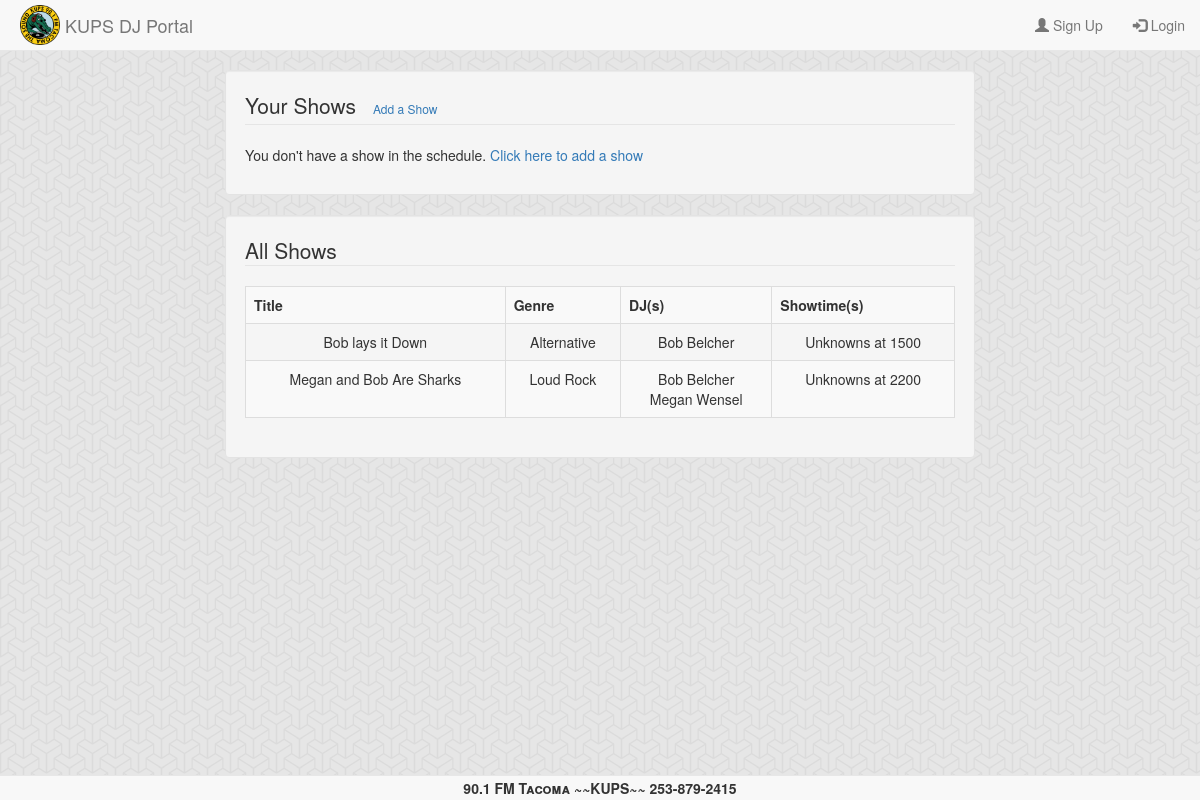
Page /manage-shows.php on the earlier database version.
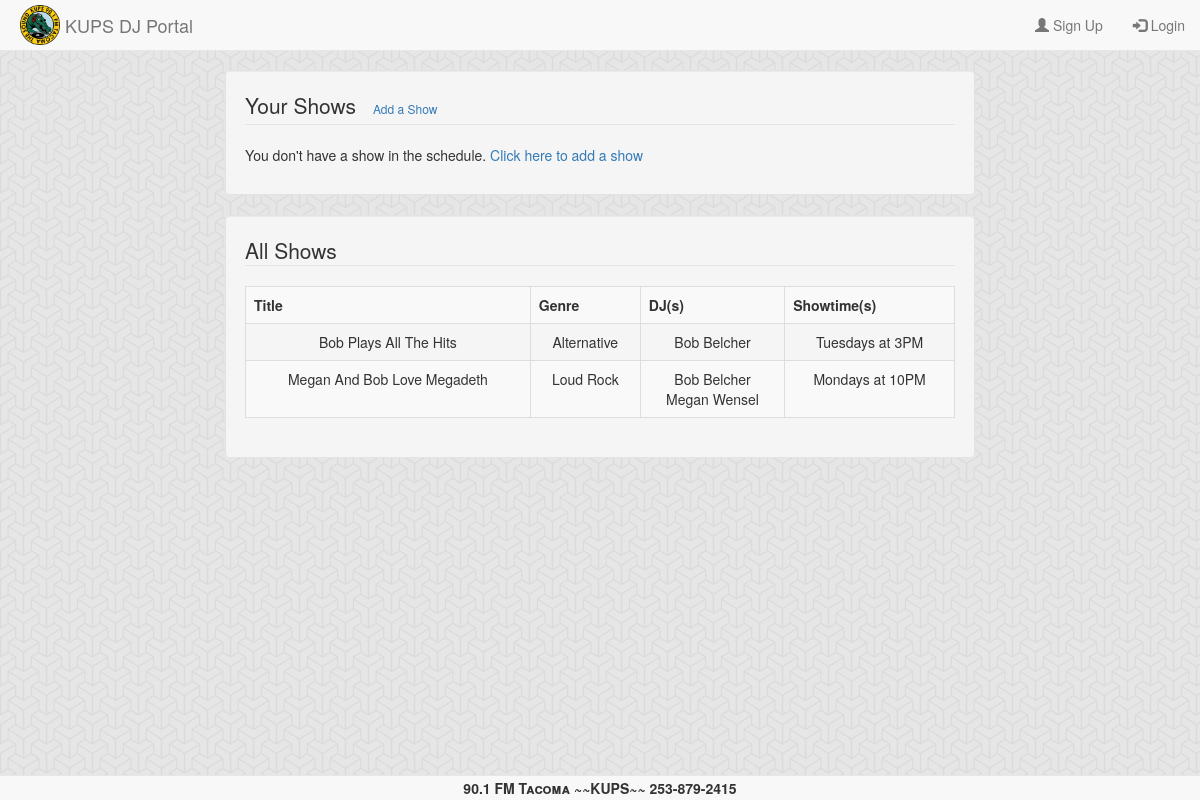
Same page on the later database version.
### tables this page shows
CREATE TABLE IF NOT EXISTS radioShow (
	showid INT NOT NULL,
	genre VARCHAR(20),
	title VARCHAR(40),
	PRIMARY KEY (showid)
);

CREATE TABLE IF NOT EXISTS dj (
	email VARCHAR(30),
	showid INT,
	PRIMARY KEY (email, showid),
	FOREIGN KEY (email) REFERENCES user(email)
		ON DELETE CASCADE,
	FOREIGN KEY (showid) REFERENCES radioShow(showid)
		ON DELETE CASCADE
);

CREATE TABLE IF NOT EXISTS user (
	name VARCHAR(20) NOT NULL,
	admin TINYINT(2) DEFAULT 0,
	password VARCHAR(20) NOT NULL,
	email VARCHAR(30) NOT NULL,
	PRIMARY KEY (email)
);

CREATE TABLE IF NOT EXISTS showInstance (
	showid INT,
	weekday VARCHAR(10),
	time VARCHAR(10),
	PRIMARY KEY (showid, weekday, time),
	FOREIGN KEY (showid) REFERENCES radioShow(showid)
		ON DELETE CASCADE
);

### _session.php (called while the page is built, shortened)
<?php
if (isset($_SESSION["loggedin"])) {
	$loggedin = true;
}
else {
	$loggedin = false;
}
?>

### _helpers.php (called while the page is built, shortened)
<?php
function get_genre($shortform) {
	if ($shortform == 'alt') {
		return "Alternative";
	}
	else if ($shortform == 'hip') {
		return "Hip Hop";
	}
	else if ($shortform == 'loud') {
		return "Loud Rock";
	}
}
function get_weekday($shortform) {
	if ($shortform == 'Mon') {
		return "Monday";
	}
	else if ($shortform == 'Tue') {
		return "Tuesday";
	}
	else if ($shortform == 'Wed') {
		return "Wednesday";
	}
	else if ($shortform == 'Thu') {
		return "Thursday";
	}
	else if ($shortform == 'Fri') {
		return "Friday";
	}
	else if ($shortform == 'Sat') {
		return "Saturday";
	}
	else if ($shortform == 'Sun') {
		return "Sunday";
	}
	else {
		return "Unknown";
	}
}
?>

### _display-shows.php (the view, shortened to what this page needs)
<div class="well">
	<legend>All Shows</legend>
	<table class="table table-bordered table-striped" border="1">
	<tbody align="center">
	<tr><th>Title</th><th>Genre</th><th>DJ(s)</th><th>Showtime(s)</th>
	<?php if ($isAdmin) {
	echo "</tr>";
	$shows = $db -> query ("SELECT * FROM radioShow ORDER BY genre, showid");
	foreach ($shows as $show)
	{
		$showid = $show['showid'];
		$title = $show['title'];
		$genre = get_genre($show['genre']);
		echo "<td>  ".$title."  </td>";
		echo "<td>  ".$genre."  </td>";
		$djs = $db -> query ("SELECT * FROM user NATURAL JOIN dj WHERE showid=$showid ORDER BY name");
		echo "<td>  ";
		foreach ($djs as $dj) {
			$n = $dj['name'];
			echo "$n<br />";
		}
		echo "  </td>";
		$showtimes = $db -> query ("SELECT * FROM showInstance WHERE showid=$showid");
		echo "<td>  ";
		foreach ($showtimes as $showtime) {
			$day = get_weekday($showtime['weekday']);
			$time = $showtime['time'];
			echo $day."s at ";
			echo $time;
			echo "<br />";
		}
		echo "  </td>";
			?>
		<?php }
	}
	?>
	</tbody>
	</table>
</div>

### _header.php (shortened to what this page needs)
<!DOCTYPE html>
<html>
<head>
	<link rel="stylesheet" href="https://maxcdn.bootstrapcdn.com/bootstrap/3.3.4/css/bootstrap.min.css">
	<link rel="stylesheet" href="/assets/stylesheets/screen.css">
		<link rel="stylesheet" href="/assets/stylesheets/datepicker.css">
</head>
<body>
	<nav class="navbar navbar-default navbar-fixed-top">
	  <div class="container-fluid">
	    <div class="navbar-header">
		    <a href="<?php if ($loggedin) { echo '/index.php'; } else { echo '/index.php'; } ?>" style="float:left">
				<img src="/assets/images/kups.png" alt="DJ Portal" style="height:40px;margin:5px;float:left">
			</a>
		    <a class="navbar-brand" href="<?php if ($loggedin) { echo '/index.php'; } else { echo '/index.php'; } ?>">
		      	<p> KUPS DJ Portal</p>
			</a>
	    </div>
	    <div class="collapse navbar-collapse" id="myNavbar">
	      <ul class="nav navbar-nav navbar-right">
	      	<?php if ($loggedin) { ?>
	        	<li><a href="/_logout.php"><span class="glyphicon glyphicon-log-out"></span> Logout</a></li>
	        <?php } else { ?>
	        	<li><a href="/sign-up.php"><span class="glyphicon glyphicon-user"></span> Sign Up</a></li>
	        	<li><a href="/login.php"><span class="glyphicon glyphicon-log-in"></span> Login</a></li>
	        <?php } ?>
	      </ul>
	    </div>
	  </div>
	</nav>
<div <?php if(htmlspecialchars($_SERVER['PHP_SELF']) != '/index.php') { echo "class='container-fluid'"; } else { echo "class='container-fluid container-fluid-index'"; } ?> >

### manage-shows.php (shortened to what this page needs)
<?php
include '_session.php';
include '_header.php';
include '_helpers.php';
echo "<span class='col-xs-2 col-sm-2 col-md-2 col-lg-2'></span>";
echo "<div class='col-xs-8 col-sm-8 col-md-8 col-lg-8'>";
echo "<br />";
		?>
<?php
try {
	$db = new PDO("mysql:dbname=soundpod", 'root');
	$db -> setAttribute(PDO::ATTR_ERRMODE, PDO::ERRMODE_EXCEPTION);
	include '_my-shows.php';
	include '_display-shows.php';
}
catch(PDOException $e) {
	print 'Exception : '.$e -> getMessage();
}
echo '<br /></div>';
include '_footer.php'
?>

### _my-shows.php (shortened to what this page needs)
<?php
echo "<div class='well'>";
echo "<legend>Your Shows  <p style='display:inline'><a class='btn btn-sm' href='/add-show.php' role='button'>Add a Show</a></p></legend>";
$shows = $db -> query ("SELECT * FROM radioShow NATURAL JOIN dj WHERE email='$myemail'");
if($shows->rowCount() < 1)
{
	?>
	<p>You don't have a show in the schedule.<a href="/add-show.php"> Click here to add a show</a></p>
	<?php
}
echo "</div>";
?>

### _footer.php
<div class="navbar navbar-default navbar-fixed-bottom">
	<p class="text-center">90.1 FM Tacoma  ~~KUPS~~  253-879-2415</p>
</div>
</div>
</body>
</html>

### assets/stylesheets/screen.css (style rules this page uses)
body { background: #ffffff url("/assets/images/background/escheresque.png") repeat left top; margin-top: 50px; margin-bottom: 20px; }
.navbar-fixed-bottom { min-height: 20px; }
.navbar-fixed-bottom p { font-variant: small-caps; font-weight: bold; margin: 2px; }

Differences in the rows shown:
removed showinstance: weekday "Unknown", time "1500", shown under radioshow "Alternative"
removed showinstance: weekday "Unknown", time "2200", shown under radioshow "Loud Rock"
changed radioshow "Alternative": title "Bob lays it Down" → "Bob Plays All The Hits"
added showinstance: weekday "Tuesday", time "3PM", shown under radioshow "Alternative"
changed radioshow "Loud Rock": title "Megan and Bob Are Sharks" → "Megan And Bob Love Megadeth"
added showinstance: weekday "Monday", time "10PM", shown under radioshow "Loud Rock"
